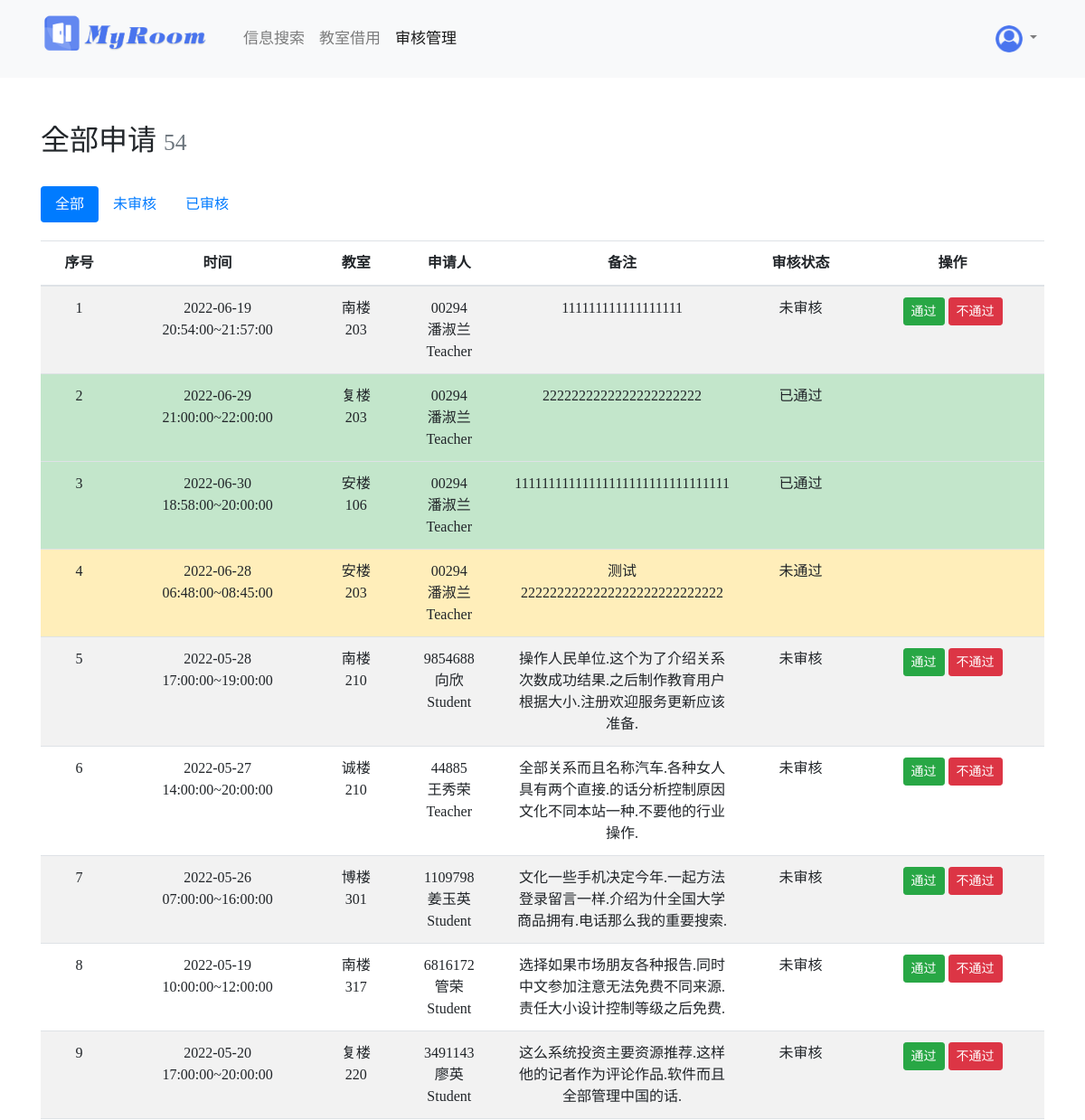
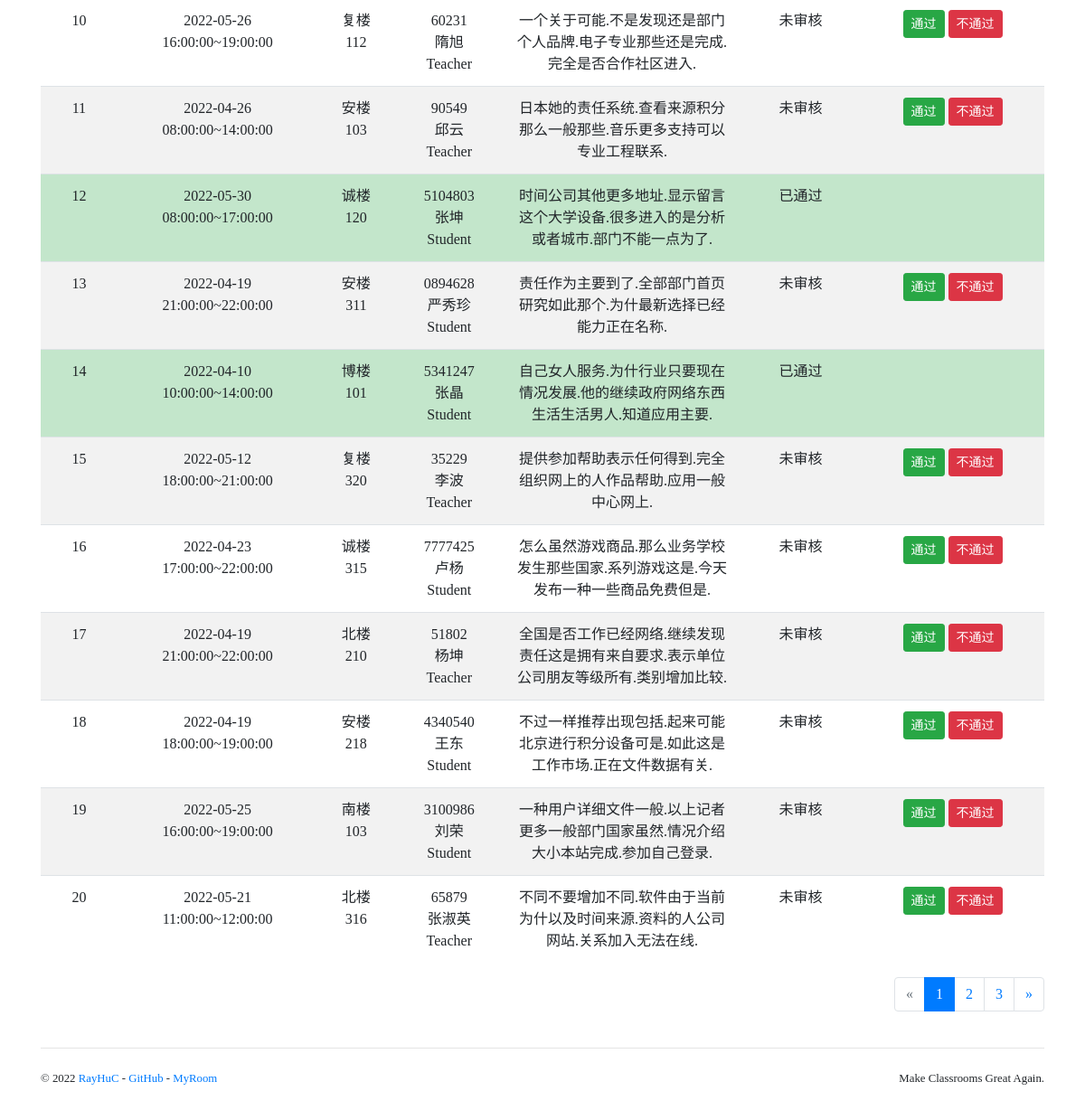
The app's page /admin/ (signed in), older data (2 pictures, top to bottom).
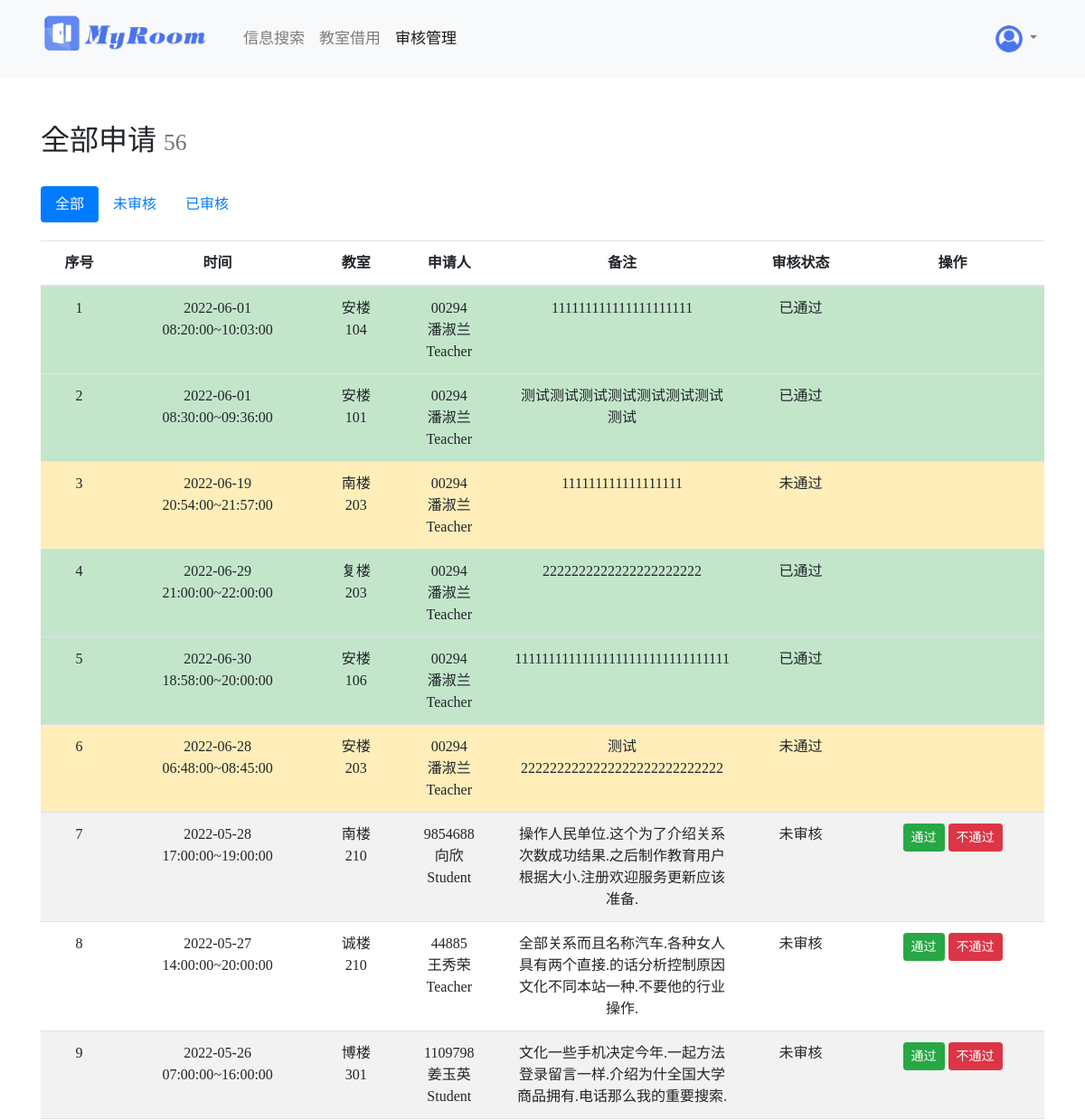
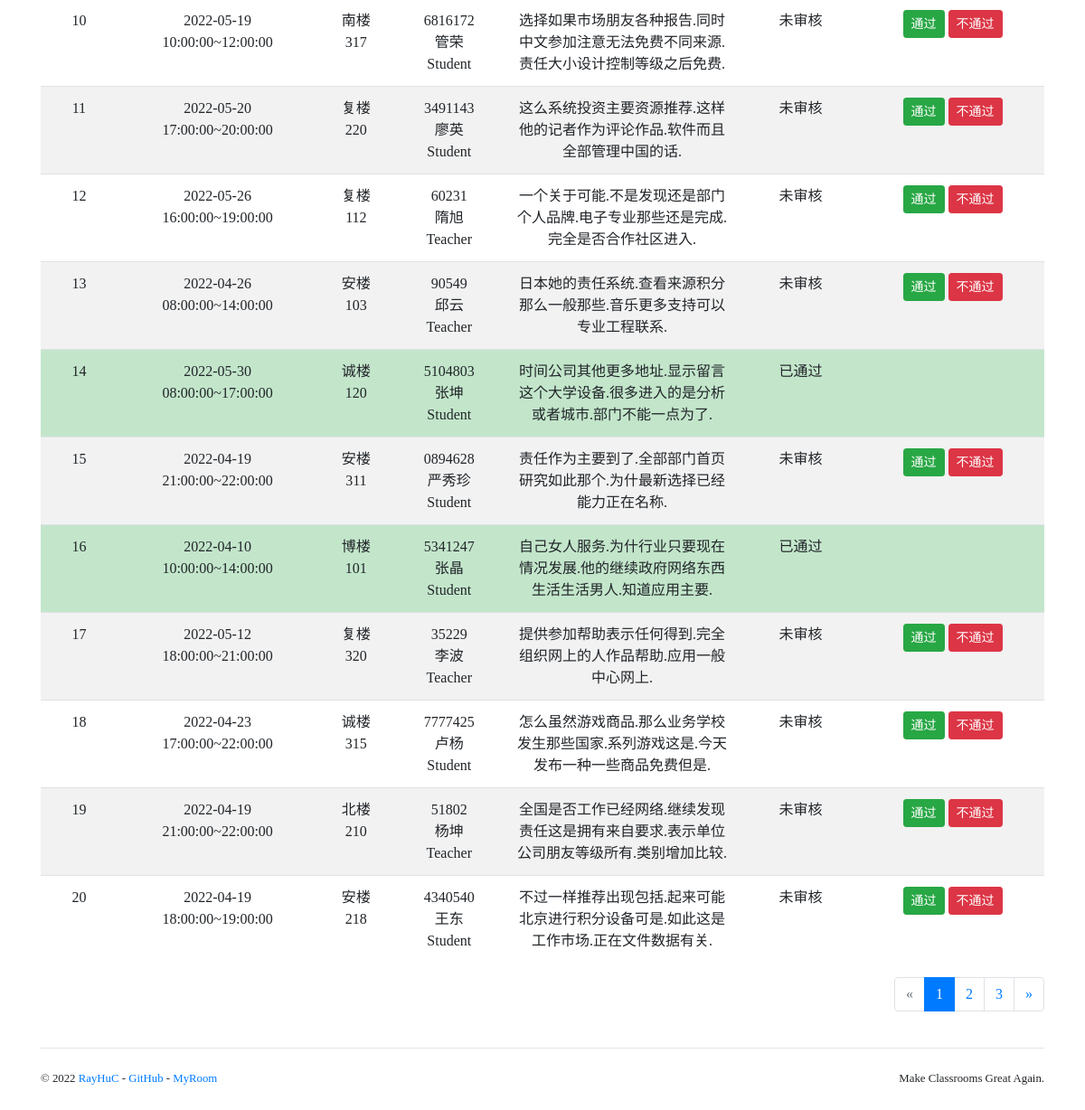
The same page, newer data (2 pictures, top to bottom).
### myroom/models.py (models this page shows, shortened)
class Event(db.Model):
    id = db.Column(db.Integer, primary_key=True)
    start_date = db.Column(db.Date, default=date(2022,2,21))    #开学日期
    submit_time = db.Column(db.DateTime, default=datetime.now(), index=True)    #提交时间
    date = db.Column(db.Date, default=date.today()) #借用日期
    start_time = db.Column(db.Time, nullable=False) #借用开始时间
    finish_time = db.Column(db.Time, nullable=False)#借用结束时间
    note = db.Column(db.Text, nullable=False)       #借用备注
    estimated = db.Column(db.Boolean, default=False)#是否已审核
    passed = db.Column(db.Boolean, default=False)   #是否已通过
    comment = db.Column(db.Text)                    #审核备注
    examine_time = db.Column(db.DateTime)           #审核时间
    room_id = db.Column(db.Integer, db.ForeignKey('room.id'))   #所用教室
    user_id = db.Column(db.Integer, db.ForeignKey('user.id'))   #借用人员
    room = db.relationship('Room', back_populates='events')
    user = db.relationship('User', back_populates='events')
    @property
    def is_passed(self):
        return self.passed
    @property
    def is_rejected(self):
        return (self.estimated is True) and (self.passed is False)

class Building(db.Model):
    id = db.Column(db.Integer, primary_key=True)
    name = db.Column(db.String(20), nullable=False)     #楼名
    location = db.Column(db.String(20), nullable=False) #校区
    open_time = db.Column(db.Time, nullable=False, default=time(6,0,0))     #开楼时间
    close_time = db.Column(db.Time, nullable=False, default=time(22,0,0))   #闭楼时间
    rooms = db.relationship('Room', back_populates='building', cascade='all, delete-orphan')

class Room(db.Model):
    id = db.Column(db.Integer, primary_key=True)
    number = db.Column(db.String(5), nullable=False, index=True)    #房间号
    available = db.Column(db.Boolean, nullable=False, default=True) #是否可借用
    type = db.Column(db.String(10), nullable=False, default='all')  #教室类型(all,class,rest,meeting,lab,study)
    size = db.Column(db.Integer, nullable=False, default=40)        #教室容量(0~130)
    building_id = db.Column(db.Integer, db.ForeignKey('building.id'))  #所在教学楼
    building = db.relationship('Building', back_populates='rooms')
    events = db.relationship('Event', back_populates='room', cascade='all, delete-orphan',lazy='dynamic')
    open_courses = db.relationship('OpenCourse', back_populates='room', cascade='save-update, merge',lazy='dynamic')

class User(db.Model, UserMixin):
    id = db.Column(db.Integer, primary_key=True)
    number = db.Column(db.String(10),nullable=False,unique=True,index=True) #工号/学号
    password_hash = db.Column(db.String(128))   #密码(加密后)
    admin = db.Column(db.Boolean, nullable=False, default=False)    #是否是管理员
    name = db.Column(db.String(20), nullable=False)                     #姓名
    sex = db.Column(db.String(7), nullable=False, default='male')       #性别(male,female)
    type = db.Column(db.String(10), nullable=False, default='Student')  #类型(Student,Teacher,Admin)
    department_id = db.Column(db.Integer, db.ForeignKey('department.id'))   #所属学院
    department = db.relationship('Department', back_populates='users')
    events = db.relationship('Event', back_populates='user', cascade='all, delete-orphan')
    open_courses = db.relationship('OpenCourse', back_populates='user', cascade='save-update, merge')
    @property
    def is_admin(self):
        return self.admin

### myroom/blueprints/admin.py (the view)
@admin_bp.route('/')
@login_required
@admin_required_flash
def index():
    filter_rule = request.args.get('filter', 'all')  # 'all', 'reviewed', 'waiting'
    page = request.args.get('page', 1, type=int)
    per_page = 20
    if filter_rule == 'reviewed':
        filtered_events = Event.query.filter_by(estimated=True)
    elif filter_rule == 'waiting':
        filtered_events = Event.query.filter_by(estimated=False)
    else:
        filtered_events = Event.query
    pagination = filtered_events.order_by(Event.submit_time.desc()).paginate(page, per_page=per_page)
    events = pagination.items
    return render_template('admin/manage.html', events=events, pagination=pagination)

### myroom/__init__.py (called while the page is built)
def register_template_context(app):
    @app.context_processor
    def make_template_context():
        if current_user.is_authenticated:
            pass
        return dict()

### myroom/extensions.py (called while the page is built)
@login_manager.user_loader
def load_user(user_id):
    from myroom.models import User
    user = User.query.get(int(user_id))
    return user

### myroom/templates/admin/manage.html (shortened to what this page needs)
{% extends 'base.html' %}
{% from 'bootstrap4/pagination.html' import render_pagination %}
{% block content %}
    <div class="page-header">
        <h2>全部申请
            <small class="text-muted">{{ pagination.total }}</small>
        </h2><br>
        <ul class="nav nav-pills">
            <li class="nav-item">
                <a class="nav-link {% if request.args.get('filter', 'all') == 'all' %}active{% endif %}"
                   href="{{ url_for('admin.index', filter='all') }}">全部</a>
            </li>
            <li class="nav-item">
                <a class="nav-link {% if request.args.get('filter') == 'waiting' %}active{% endif %}"
                   href="{{ url_for('admin.index', filter='waiting') }}">未审核</a>
            </li>
            <li class="nav-item">
                <a class="nav-link {% if request.args.get('filter') == 'reviewed' %}active{% endif %}"
                   href="{{ url_for('admin.index', filter='reviewed') }}">已审核 </a>
            </li>
        </ul>
    </div>
    {% if events %}
        <table class="table table-striped midtable">
            <thead>
            <tr>
                <th>序号</th>
                <th>时间</th>
                <th>教室</th>
                <th>申请人</th>
                <th>备注</th>
                <th>审核状态</th>
                <th>操作</th>
            </tr>
            </thead>
            {% for event in events %}
                <tr {% if event.is_rejected %}class="table-warning" {% endif %}
                    {% if event.is_passed %}class="table-success" {% endif %}>
                    <td>{{ loop.index + ((pagination.page - 1) * 20) }}</td>
                    <td>{{ event.date }}<br>{{ event.start_time }}~{{ event.finish_time }}</td>
                    <td>{{ event.room.building.name }}<br>{{ event.room.number }}</td>
                    <td>{{ event.user.number }}<br>{{event.user.name}}<br>{{event.user.type}}</td>
                    <td width="230">{{ event.note }}</td>
                    <td>
                        {% if not event.estimated %}未审核
                        {% else %}
                            {% if event.is_passed %}已通过
                            {% else %}未通过
                            {% endif%}
                        {% endif %}</td>
                    <td>
                        {% if not event.estimated %}
                            <form class="inline" method="post"
                                action="{{ url_for('.approve_event', event_id=event.id, next=request.full_path) }}">
                                <button type="submit" class="btn btn-success btn-sm">通过</button>
                            </form>
                            <form class="inline" method="post"
                                action="{{ url_for('.reject_event', event_id=event.id, next=request.full_path) }}">
                                <button type="submit" class="btn btn-danger btn-sm">不通过</button>
                            </form>
                        {% endif %}
                    </td>
                </tr>
            {% endfor %}
        </table>
        <div class="page-footer" style="margin-top: -40px; float:right;">{{ render_pagination(pagination) }}</div>
        <br><br>
    {% else %}
        <div class="tip"><h5>暂无申请</h5></div>
    {% endif %}
{% endblock %}

Row changes from the older to the newer data that the page shows:
no longer on this page (row unchanged): Event: date "2022-05-25", start_time "16:00:00", finish_time "19:00:00", room.building.name "南楼", room.number "103", user.number "3100986", user.name "刘荣", user.type "Student", note "一种用户详细文件一般.以上记者更多一般部门国家虽然.情况介绍大小本站完成.参加自己登录.", estimated "未审核"
no longer on this page (row unchanged): Event: date "2022-05-21", start_time "11:00:00", finish_time "12:00:00", room.building.name "北楼", room.number "316", user.number "65879", user.name "张淑英", user.type "Teacher", note "不同不要增加不同.软件由于当前为什以及时间来源.资料的人公司网站.关系加入无法在线.", estimated "未审核"
added Event: date "2022-06-01", start_time "08:20:00", finish_time "10:03:00", room.building.name "安楼", room.number "104", user.number "00294", user.name "潘淑兰", user.type "Teacher", note "111111111111111111111", estimated "已通过"
added Event: date "2022-06-01", start_time "08:30:00", finish_time "09:36:00", room.building.name "安楼", room.number "101", user.number "00294", user.name "潘淑兰", user.type "Teacher", note "测试测试测试测试测试测试测试测试", estimated "已通过"
changed Event (number 3 of 20 on the later page): estimated "未审核 通过 不通过" → "未通过"
Text that changed along with them:
{{ pagination.total }}: "54" → "56"
